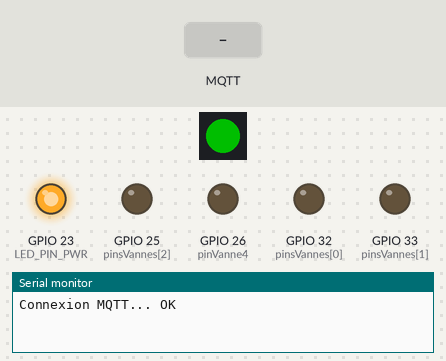
Simulated run of this sketch. Board: ESP32. Parts: 1 RGB LEDs in strip order, left to right, output pins drawn as LEDs (lit = HIGH), the last lines printed to the serial monitor. Inputs (shaded band) come from the test bench. Dim RGB values are drawn brighter than linear; WiFi joins after 1.5 s; servers stay silent unless stated; no MQTT or app messages arrive unless stated.

Above: at 5.8 s.
5.9 s: MQTT message "1" arrives on the first subscribed topic
At 6.5 s:
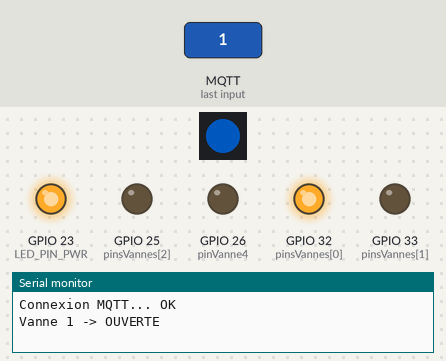
7.4 s: MQTT message "1" arrives on the second subscribed topic
At 7.7 s:
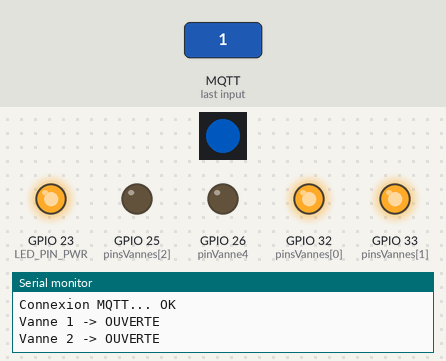
8.9 s: MQTT message "0" arrives on the first subscribed topic
At 10.0 s:
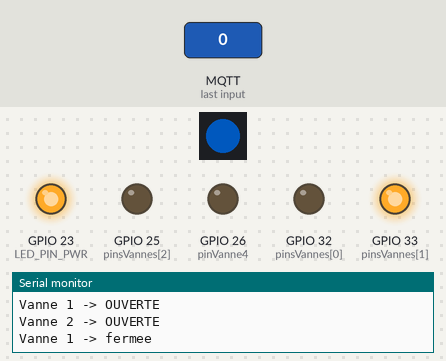
10.4 s: MQTT message "1" arrives on the third subscribed topic
At 11.1 s:
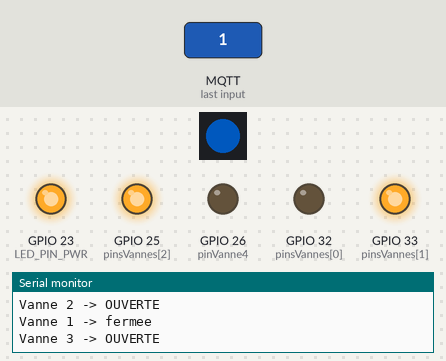
11.9 s: MQTT message "0" arrives on the second subscribed topic
At 12.3 s:
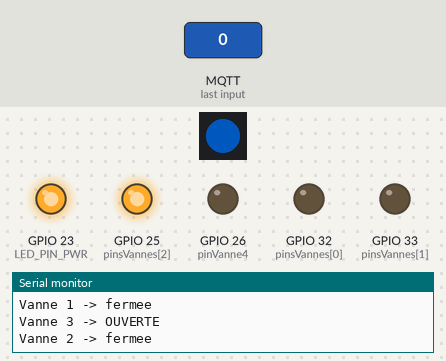
13.4 s: MQTT message "0" arrives on the third subscribed topic
At 14.7 s:
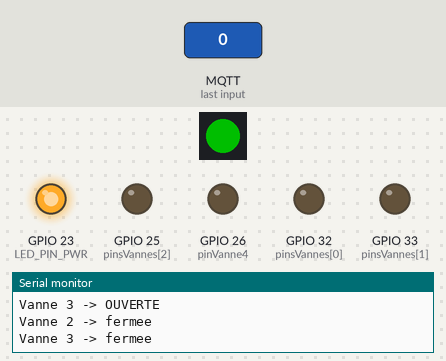
Timing chart, 0 to 15.9 s (numbered marks = the images above; inputs shaded):
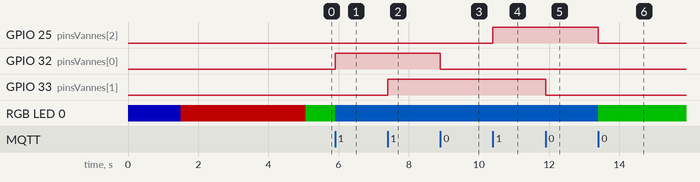

The sketch:

CODE_ESP_CLIENT.ino
```cpp
/*
 * Arrosage automatique - ESP32 de commande des vannes
 *
 * Sécurités :
 *  - vannes fermées au démarrage et dès que la liaison MQTT est perdue ;
 *  - coupure automatique d'une vanne ouverte depuis plus de DUREE_MAX_MIN,
 *    même si le Raspberry Pi a planté ;
 *  - ordres reçus sur arrosage/cmd/vanneN (jamais retenus) ; vides ou inconnus : ignorés ;
 *  - l'état réel de chaque vanne est publié (arrosage/status/vanneN, retenu) ;
 *  - "arrosage/status/esp" passe à "offline" automatiquement (LWT) si l'ESP disparaît.
 *
 * Identifiants Wi-Fi / MQTT : dans secrets.h (voir secrets.example.h), jamais dans ce fichier.
 */

#include <WiFi.h>
#include <PubSubClient.h>
#include <Adafruit_NeoPixel.h>
#include "secrets.h"

// --- Réglages ---
const unsigned long DUREE_MAX_MIN = 125;  // coupure de sécurité (doit dépasser la durée max d'une zone : 120 min)
const bool RELAIS_ACTIF_BAS = false;      // mettre true si le module relais colle quand la broche est à LOW
const unsigned long INTERVALLE_RECONNEXION_MS = 5000;
const unsigned long INTERVALLE_STATUT_MS = 60000;

// --- Vannes ---
const int NB_VANNES = 3;
const int pinsVannes[NB_VANNES] = {32, 33, 25};
const int pinVanne4 = 26;  // câblée mais non utilisée : maintenue fermée

bool vanneOuverte[NB_VANNES] = {false, false, false};
unsigned long debutOuverture[NB_VANNES] = {0, 0, 0};

// --- MQTT ---
const char* CLIENT_ID = "arrosage-esp32";
const char* TOPIC_ESP = "arrosage/status/esp";
const char* TOPIC_SECURITE = "arrosage/status/securite";

WiFiClient espClient;
PubSubClient client(espClient);
unsigned long dernierEssai = 0;
unsigned long dernierStatut = 0;

// --- LED d'état ---
const int LED_PIN_DATA = 22;
const int LED_PIN_PWR = 23;
const uint8_t LUMINOSITE = 80;  // 0..255
Adafruit_NeoPixel led(1, LED_PIN_DATA, NEO_GRB + NEO_KHZ800);

uint32_t couleurActuelle = 0xFFFFFFFF;

void couleur(uint8_t rouge, uint8_t vert, uint8_t bleu) {
  uint32_t c = led.Color(rouge, vert, bleu);
  if (c == couleurActuelle) return;  // évite de rafraîchir la LED en boucle
  couleurActuelle = c;
  led.setPixelColor(0, c);
  led.show();
}

// ------------------------------------------------------------------------------

// Commandes sur arrosage/cmd/ (jamais retenues) ; l'ancien arrosage/config/vanneN n'est plus écouté
String topicCommande(int i) { return "arrosage/cmd/vanne" + String(i + 1); }
String topicEtat(int i) { return "arrosage/status/vanne" + String(i + 1); }

void ecrireRelais(int pin, bool ouvert) {
  bool niveau = RELAIS_ACTIF_BAS ? !ouvert : ouvert;
  digitalWrite(pin, niveau ? HIGH : LOW);
}

void publierEtat(int i) {
  if (client.connected()) {
    client.publish(topicEtat(i).c_str(), vanneOuverte[i] ? "1" : "0", true);
  }
}

void commanderVanne(int i, bool ouvrir) {
  if (ouvrir && !vanneOuverte[i]) debutOuverture[i] = millis();
  vanneOuverte[i] = ouvrir;
  ecrireRelais(pinsVannes[i], ouvrir);
  Serial.printf("Vanne %d -> %s\n", i + 1, ouvrir ? "OUVERTE" : "fermee");
  publierEtat(i);
}

void fermerTout() {
  for (int i = 0; i < NB_VANNES; i++) {
    if (vanneOuverte[i]) commanderVanne(i, false);
    else ecrireRelais(pinsVannes[i], false);
  }
  ecrireRelais(pinVanne4, false);
}

void callback(char* topic, byte* payload, unsigned int length) {
  if (length == 0) return;  // message vide (effacement d'un ancien message retenu)

  String message;
  for (unsigned int k = 0; k < length; k++) message += (char)payload[k];
  message.trim();

  bool ouvrir;
  if (message == "1") ouvrir = true;
  else if (message == "0") ouvrir = false;
  else return;  // valeur inattendue : on ignore

  String t(topic);
  for (int i = 0; i < NB_VANNES; i++) {
    if (t == topicCommande(i)) {
      commanderVanne(i, ouvrir);
      return;
    }
  }
}

bool connecterMqtt() {
  Serial.print("Connexion MQTT... ");
  // Le LWT passe "arrosage/status/esp" à "offline" si l'ESP disparaît sans prévenir
  if (client.connect(CLIENT_ID, MQTT_USER, MQTT_PASSWORD, TOPIC_ESP, 1, true, "offline")) {
    Serial.println("OK");
    client.publish(TOPIC_ESP, "online", true);
    for (int i = 0; i < NB_VANNES; i++) {
      client.subscribe(topicCommande(i).c_str(), 1);
      publierEtat(i);
    }
    return true;
  }
  Serial.printf("echec, rc=%d\n", client.state());
  return false;
}

void surveillerDureeMax() {
  const unsigned long dureeMaxMs = DUREE_MAX_MIN * 60UL * 1000UL;
  for (int i = 0; i < NB_VANNES; i++) {
    if (vanneOuverte[i] && millis() - debutOuverture[i] >= dureeMaxMs) {
      Serial.printf("SECURITE : vanne %d ouverte depuis plus de %lu min, fermeture\n", i + 1, DUREE_MAX_MIN);
      commanderVanne(i, false);
      if (client.connected()) {
        String msg = "vanne" + String(i + 1) + " fermee apres " + String(DUREE_MAX_MIN) + " min (duree max)";
        client.publish(TOPIC_SECURITE, msg.c_str(), false);
      }
    }
  }
}

void setup() {
  // Vannes fermées avant toute autre chose
  for (int i = 0; i < NB_VANNES; i++) {
    pinMode(pinsVannes[i], OUTPUT);
    ecrireRelais(pinsVannes[i], false);
  }
  pinMode(pinVanne4, OUTPUT);
  ecrireRelais(pinVanne4, false);

  Serial.begin(115200);

  pinMode(LED_PIN_PWR, OUTPUT);
  digitalWrite(LED_PIN_PWR, HIGH);
  led.begin();
  led.setBrightness(LUMINOSITE);
  couleur(0, 0, 255);  // bleu : connexion Wi-Fi en cours

  WiFi.mode(WIFI_STA);
  WiFi.setAutoReconnect(true);
  WiFi.begin(WIFI_SSID, WIFI_PASSWORD);

  client.setServer(MQTT_SERVER, MQTT_PORT);
  client.setCallback(callback);
  client.setKeepAlive(15);
}

void loop() {
  // La surveillance tourne en permanence, même sans réseau
  surveillerDureeMax();

  if (WiFi.status() != WL_CONNECTED || !client.connected()) {
    // Sécurité : sans liaison avec le Raspberry Pi, tout reste fermé
    fermerTout();
    couleur(WiFi.status() != WL_CONNECTED ? 0 : 255, 0, WiFi.status() != WL_CONNECTED ? 255 : 0);
    // bleu = pas de Wi-Fi, rouge = Wi-Fi OK mais pas de MQTT

    if (WiFi.status() == WL_CONNECTED && millis() - dernierEssai >= INTERVALLE_RECONNEXION_MS) {
      dernierEssai = millis();
      connecterMqtt();
    }
    delay(10);
    return;
  }

  client.loop();

  bool uneOuverte = false;
  for (int i = 0; i < NB_VANNES; i++) uneOuverte |= vanneOuverte[i];
  if (uneOuverte) couleur(0, 120, 255);  // bleu clair : arrosage en cours
  else couleur(0, 255, 0);               // vert : tout va bien

  // Republication périodique de l'état (au cas où un message aurait été perdu)
  if (millis() - dernierStatut >= INTERVALLE_STATUT_MS) {
    dernierStatut = millis();
    for (int i = 0; i < NB_VANNES; i++) publierEtat(i);
  }
}
```

secrets.example.h
```cpp
// Copie ce fichier en "secrets.h" (même dossier) puis remplis les valeurs.
// secrets.h est ignoré par git : il ne doit jamais être publié.
#pragma once

#define WIFI_SSID      "nom_du_wifi"
#define WIFI_PASSWORD  "mot_de_passe_wifi"

#define MQTT_SERVER    "192.168.1.30"   // IP du Raspberry Pi
#define MQTT_PORT      1883
#define MQTT_USER      "esp32"
#define MQTT_PASSWORD  "voir /etc/arrosage/identifiants_mqtt.txt sur le Raspberry Pi"
```

Measured:
- after the input at 5.9 s, GPIO 32 (pinsVannes[0]): LOW → HIGH at once; RGB LED 0: RGB(0, 80, 0) → RGB(0, 37, 80) at once
- after the input at 7.4 s, GPIO 33 (pinsVannes[1]): LOW → HIGH at once
- after the input at 8.9 s, GPIO 32 (pinsVannes[0]): HIGH → LOW at once
- after the input at 10.4 s, GPIO 25 (pinsVannes[2]): LOW → HIGH at once
- after the input at 11.9 s, GPIO 33 (pinsVannes[1]): HIGH → LOW at once
- after the input at 13.4 s, GPIO 25 (pinsVannes[2]): HIGH → LOW at once; RGB LED 0: RGB(0, 37, 80) → RGB(0, 80, 0) at once
